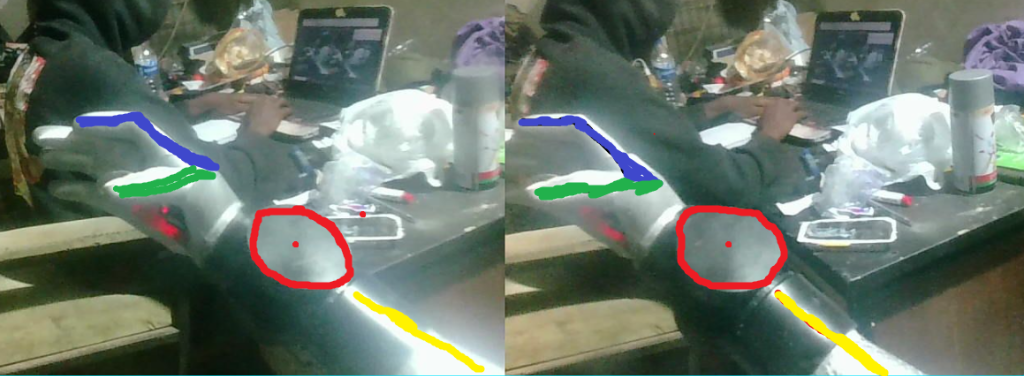
#> input picture robot/vision/dataset/user_marked_reference.png, 1024 x 376 px
$ python -i make_dataset.py   (imports and definitions only)
#> lines starting #> are read from the running program, lines starting #| are printed output that depends on the picture
#> further down, picture is the input picture: shape (376, 1024, 3); mean B, G, R 109.5, 120.6, 109.6
#!/usr/bin/env python3
"""
Turn a handful of labelled photos of the robot hand into a large YOLO-pose
training set (index tip + thumb tip), by:
  * cutting the hand out (GrabCut, seeded by your box) and pasting it onto
    new backgrounds at new sizes / angles / positions,
  * re-framing the original photo (rotate, zoom, shift, flip),
  * making images look like the cheap USB stereo camera (low-res, blur, haze,
    colour cast, JPEG artefacts, noise),
  * adding images with no hand at all, so the model learns to say "no hand".

labels.json format (written by tools/label.py):
{
  "frame_001.jpg": {"index": [x, y], "thumb": [x, y], "box": [x0, y0, x1, y1]},
  "frame_002.jpg": {"index": null, "thumb": [x, y], "box": [...]},   # null = not visible
  "empty_001.jpg": {"negative": true}                                  # no hand in view
}
Paths are relative to the folder that holds labels.json.

Usage:
  python3 tools/make_dataset.py --labels data/photos/labels.json \
      --labels data/my_frames/labels.json --out data/dataset --n-train 3000 --n-val 300
"""
import argparse
import json
import math
import os
import random
from pathlib import Path

import cv2
import numpy as np

KPTS = ("index", "thumb")


# ---------------------------------------------------------------- loading
# [60 lines left out: functions load_items, hand_mask, not called in this run]


HARD = []      # hand-free frames from the real camera (desk clutter etc.) - sampled more often


# [90 lines left out: functions background_pool, synthetic_bg, random_bg, make_affine, not called in this run]


def tf_pt(M, p):
    return (M[0, 0] * p[0] + M[0, 1] * p[1] + M[0, 2], M[1, 0] * p[0] + M[1, 1] * p[1] + M[1, 2])


# ---------------------------------------------------------------- photometric
def photometric(img):
    img = img.astype(np.float32)
    # white balance / colour cast
    img *= np.random.uniform(0.85, 1.15, 3)[None, None, :]
    # brightness / contrast
    a = random.uniform(0.6, 1.4)
    b = random.uniform(-40, 40)
    img = img * a + b
    # haze (washed-out stereo camera look)
    if random.random() < 0.35:
        k = random.uniform(0.1, 0.45)
        haze = np.array([random.uniform(170, 255)] * 3) * np.random.uniform(0.9, 1.05, 3)
        img = img * (1 - k) + haze[None, None, :] * k
    img = np.clip(img, 0, 255).astype(np.uint8)
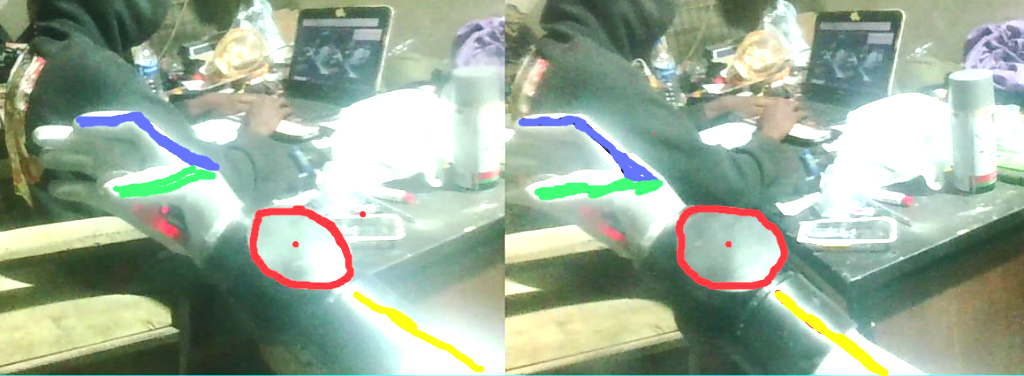
#> img: shape (376, 1024, 3); mean B, G, R 154.7, 173.5, 156.9
    # gamma
    if random.random() < 0.3:
        g = random.uniform(0.6, 1.6)
        lut = np.clip(((np.arange(256) / 255.0) ** g) * 255, 0, 255).astype(np.uint8)
        img = cv2.LUT(img, lut)
    # saturation
    if random.random() < 0.5:
        hsv = cv2.cvtColor(img, cv2.COLOR_BGR2HSV).astype(np.float32)
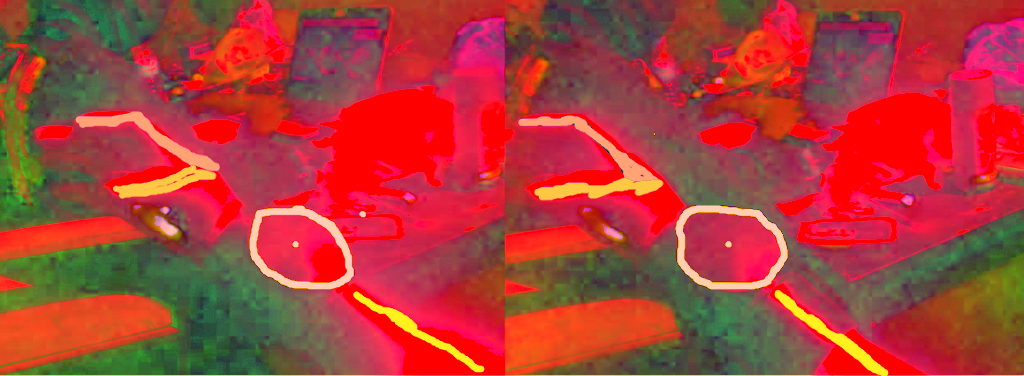
#> hsv: shape (376, 1024, 3) float32; mean B, G, R 56.6, 60.4, 172.6
        hsv[..., 1] *= random.uniform(0.4, 1.4)
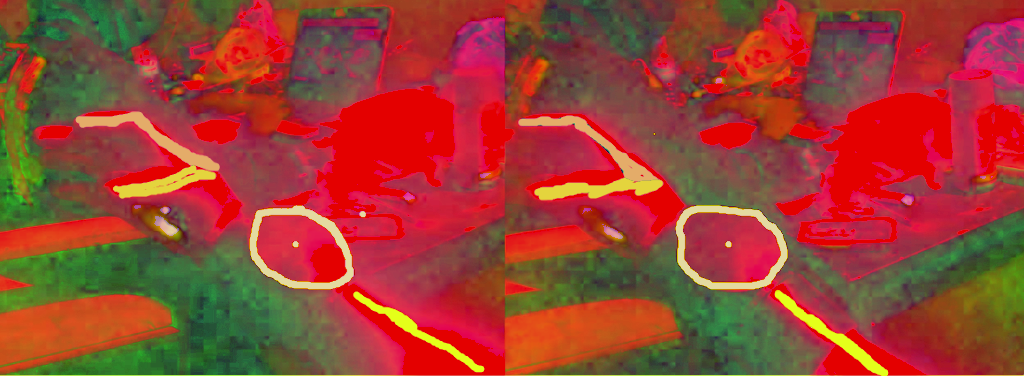
#> hsv: shape (376, 1024, 3) float32; mean B, G, R 56.6, 71.5, 172.6; drawn with min black and max white
        hsv[..., 0] = (hsv[..., 0] + random.uniform(-6, 6)) % 180
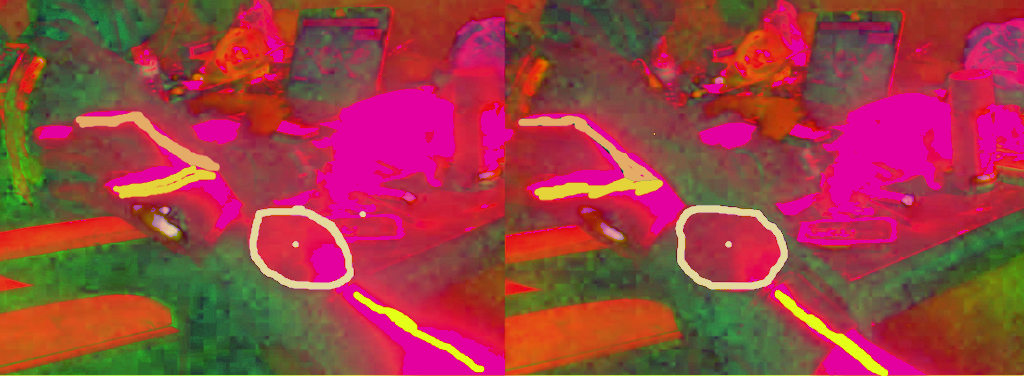
#> hsv: shape (376, 1024, 3) float32; mean B, G, R 74.9, 71.5, 172.6; drawn with min black and max white
        img = cv2.cvtColor(np.clip(hsv, 0, 255).astype(np.uint8), cv2.COLOR_HSV2BGR)
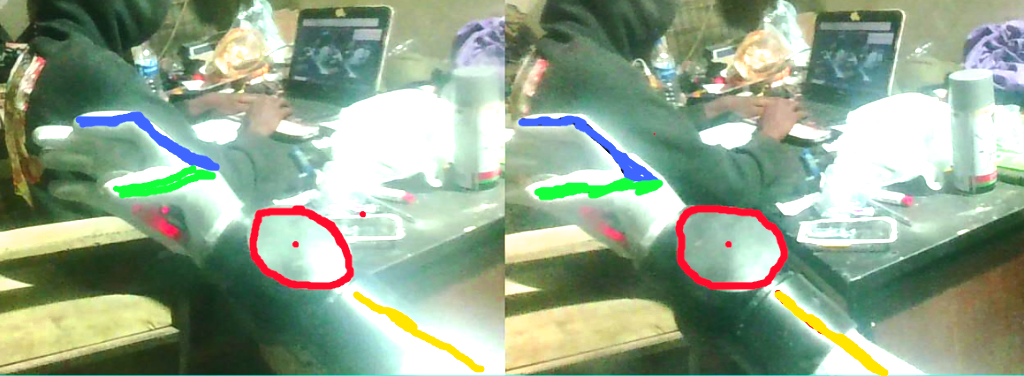
#> img: shape (376, 1024, 3); mean B, G, R 141.6, 165.9, 147
    H, W = img.shape[:2]
#> H = 376; W = 1024
    # low resolution
    if random.random() < 0.5:
        f = random.uniform(0.3, 0.7)
        img = cv2.resize(cv2.resize(img, (max(8, int(W * f)), max(8, int(H * f))), interpolation=cv2.INTER_AREA),
                         (W, H), interpolation=random.choice([cv2.INTER_LINEAR, cv2.INTER_CUBIC]))
    # blur
    r = random.random()
    if r < 0.35:
        img = cv2.GaussianBlur(img, (0, 0), random.uniform(0.5, 2.0))
    elif r < 0.5:
        k = random.choice([5, 7, 9, 11])
        ker = np.zeros((k, k), np.float32)
        ker[k // 2, :] = 1.0 / k
        ker = cv2.warpAffine(ker, cv2.getRotationMatrix2D((k / 2 - 0.5, k / 2 - 0.5), random.uniform(0, 180), 1), (k, k))
        img = cv2.filter2D(img, -1, ker / max(ker.sum(), 1e-6))
    # noise
    if random.random() < 0.3:
        img = np.clip(img.astype(np.float32) + np.random.normal(0, random.uniform(2, 10), img.shape), 0, 255).astype(np.uint8)
    # jpeg
    if random.random() < 0.6:
        ok, enc = cv2.imencode(".jpg", img, [cv2.IMWRITE_JPEG_QUALITY, random.randint(25, 90)])
        img = cv2.imdecode(enc, cv2.IMREAD_COLOR)
    return img


# [154 lines left out: functions occlude, paste_distractors, make_sample, yolo_line, write_split, main, not called in this run]


# [2 lines not run here, left out]

>>> import cv2
>>> picture = cv2.imread('../../robot/vision/dataset/user_marked_reference.png')
>>> result = photometric(picture)
